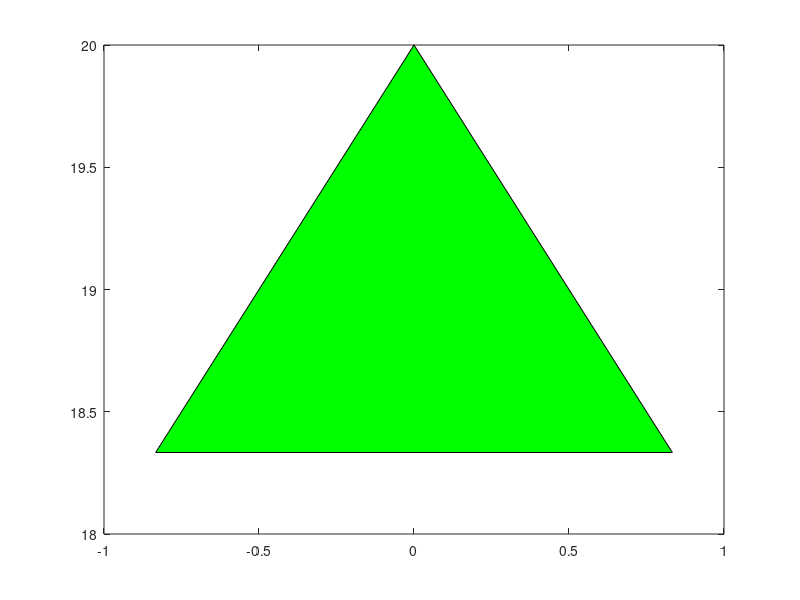

The MATLAB script that drew this image:
%*** gen ***
%==========================================================================
% It generates input data for a rectangular cross-section cantilevr beam:
%   L - beam length
%   H - cross-section height
%   t - cross-section width
%   E - Young modulus
%   nu - Poison ratio
%   nL - number of elements on beam lenght
%   nH - number of elements on beam height
%   F  - Force acting on the free end
%==========================================================================
% x,y    tables that contain the nodal coordinates
%
% elem  table contains element nodes
%       [node1  node2  node3  node4 
%       [node1  node2  node3  node4 
%        :      :      :      :    ]
%               
% cond  table contains nodal constraints
%       (dir=1 - x direction, dir=2 - y direction)
%       [node1  dir1
%        node2  dir2
%        :      :   ]
%
% forze table contains nodal loads
%       [node1  direction1  force1
%        node2  direction2  force2
%        :      :     :           :     ]
%==========================================================================
L=400;
H=20;
th=5;
E=1000;
nu=0.3;
F=100; 

nL=60;
nH= 8;
%========================================
% Generation of the table "x"
dH=H/nH;
dL=L/nL;
nnd=(nL+1)*(nH+1);          % number of nodes
nel=nL*nH;                % number of finite elements
neq=2*nnd;                  % number of equations (DOFs)
elem=zeros(nel,4);
inod=0;
xx=0;
for i=1:nL+1
   yy=0;
   for j=1:nH+1
      inod=inod+1;
      x(inod,1)=xx;
      y(inod,1)=yy;
      yy=yy+dH;
   end
   xx=xx+dL;
end
x0=x; y0=y;
%========================================
% Generation of the table "elem"
iel=0;
inod=0;
for i=1:nL
    for j=1:nH
        j1=rem(j,2);
        inod=inod+1;
        iel=iel+1;
        elem(iel,:)=[inod   inod+nH+1  inod+nH+2  inod+1];
   end
   inod=inod+1;
end
%========================================
% Generation of the table "cond"
ic=0;
for i=1:nH+1
    ic=ic+1;
    cond(ic,1)=i;
    cond(ic,2)=1;
    ic=ic+1;
    cond(ic,1)=i;
    cond(ic,2)=2;
end
%========================================
% Generation of the table "forze"
dF=F/nH;
for i=1:nH+1
   forze(i,1)=nnd+1-i;
   forze(i,2)=2;
   forze(i,3)=-dF;
   if i==1 | i==nH+1
      forze(i,3)=-dF/2;
   end
end
%========================================
% Plot the mesh
axis('equal')
patch('Vertices',[x y],'Faces',elem(:,1:4),'Facecolor',[1 1 1],'linewidth',0.75,'edgecolor','b')
grid on
nd=nnd-nH:nnd;
ln=length(nd);
quiver(x(nd),y(nd),zeros(ln,1),-3.5*dH*ones(ln,1),'r','linewidth',1.5)
for i=1:nH+1
    xt=x(i); yt=y(i);
    fill([xt xt-dH/1.5 xt-dH/1.5],[yt yt+dH/3 yt-dH/3],'g')
    fill([xt xt-dH/3 xt+dH/3],[yt yt-dH/1.5 yt-dH/1.5],'g')
end   
